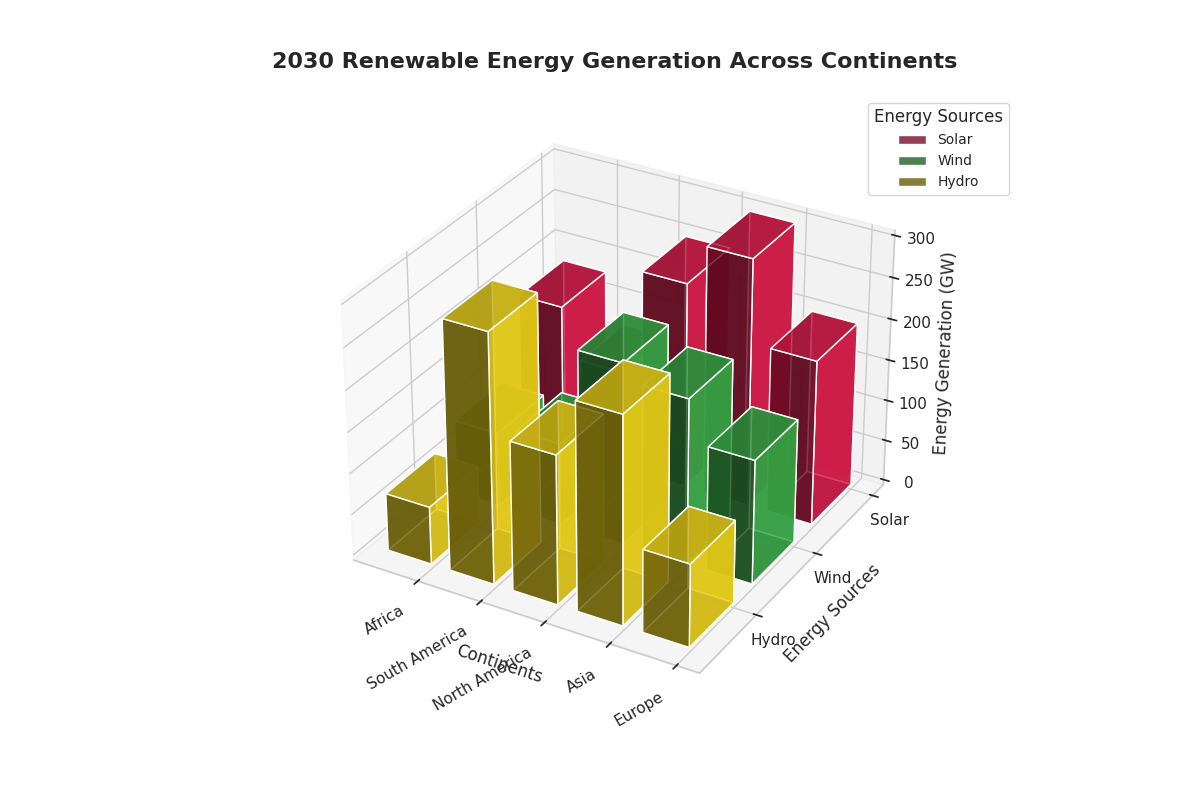

The Python source for this figure:
import matplotlib.pyplot as plt
import numpy as np

continents = ['Europe', 'Asia', 'North America', 'South America', 'Africa']
sources = ['Solar', 'Wind', 'Hydro']

energy_data = np.array([
    [200, 150, 100],
    [300, 200, 250],
    [250, 220, 180],
    [120, 100, 300],
    [180, 90, 70]
])

fig = plt.figure(figsize=(12, 8))
ax = fig.add_subplot(111, projection='3d')

# Define new bar colors
colors = ['#e6194b', '#3cb44b', '#ffe119']

xpos, ypos = np.meshgrid(np.arange(energy_data.shape[0]), np.arange(energy_data.shape[1]), indexing='ij')
xpos = xpos.flatten()
ypos = ypos.flatten()
zpos = np.zeros_like(xpos)

dx = dy = 0.7

for i in range(len(sources)):
    dz = energy_data[:, i]
    ax.bar3d(xpos[i::energy_data.shape[1]], ypos[i::energy_data.shape[1]], zpos[i::energy_data.shape[1]],
             dx, dy, dz, color=colors[i], alpha=0.8, label=sources[i])
    zpos[i::energy_data.shape[1]] += dz

ax.set_xlabel('Continents', fontsize=12)
ax.set_ylabel('Energy Sources', fontsize=12)
ax.set_zlabel('Energy Generation (GW)', fontsize=12)

ax.set_xticks(np.arange(len(continents)))
ax.set_xticklabels(continents, rotation=30, ha='right')
ax.set_yticks(np.arange(len(sources)))
ax.set_yticklabels(sources)

ax.set_title('2030 Renewable Energy Generation Across Continents', fontsize=16, fontweight='bold', pad=20)
ax.legend(title='Energy Sources', loc='upper left', fontsize=10, bbox_to_anchor=(0.9, 1))

ax.view_init(elev=30, azim=120)

plt.tight_layout()
plt.show()
